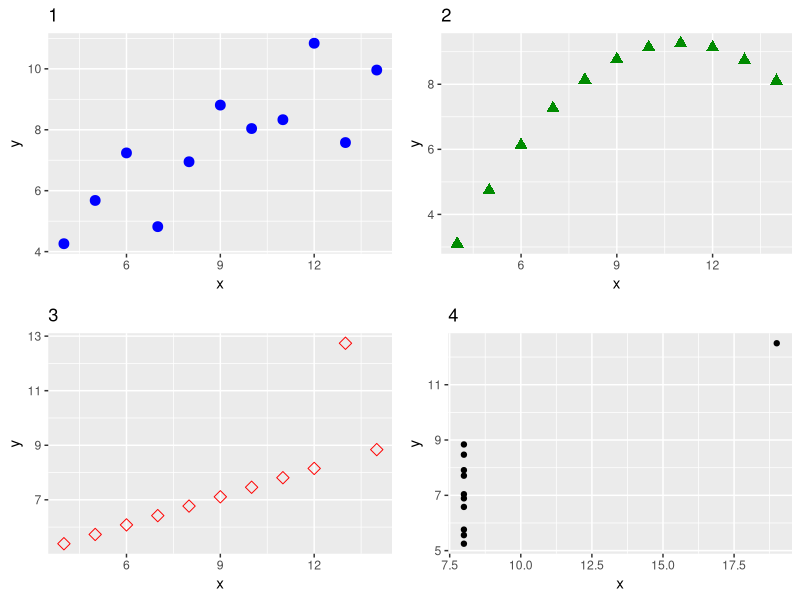
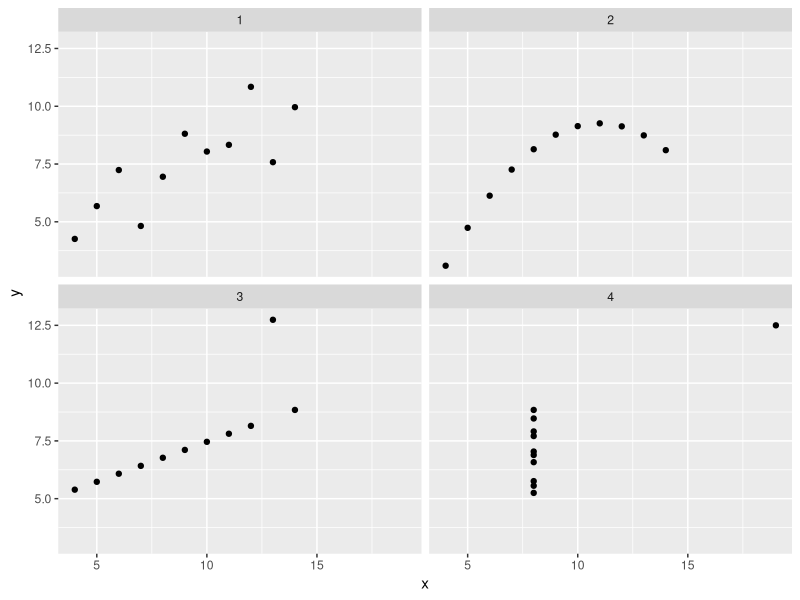

These charts were generated, in order, by the following R code: (Note: this script raises an error after producing the figures.)
# Param Singh - IS607 - Project 2 
require(ggplot2)
require(grid)
require(gridExtra)
# Data setup - I entered the data manually to prevent issues when the code was rerun or executed on rpubs, for larger data sets I would have loaded into a data frame from a csv file 
df1 <- data.frame( x = c(10.00, 8.00, 13.00, 9.00, 11.00, 14.00, 6.00, 4.00, 12.00, 7.00, 5.00), 
                   y = c(8.04, 6.95, 7.58, 8.81, 8.33, 9.96, 7.24, 4.26, 10.84, 4.82, 5.68) )

df2 <- data.frame( x = c(10.00, 8.00, 13.00, 9.00, 11.00, 14.00, 6.00, 4.00, 12.00, 7.00, 5.00), 
                   y = c(9.14, 8.14, 8.74, 8.77, 9.26, 8.10, 6.13, 3.10, 9.13, 7.26, 4.74) )

df3 <- data.frame( x = c(10.00, 8.00, 13.00, 9.00, 11.00, 14.00, 6.00, 4.00, 12.00, 7.00, 5.00), 
                   y = c(7.46, 6.77, 12.74, 7.11, 7.81, 8.84, 6.08, 5.39, 8.15, 6.42, 5.73) )

df4 <- data.frame( x = c(8.00, 8.00, 8.00, 8.00, 8.00, 8.00, 8.00, 19.00, 8.00, 8.00, 8.00), 
                   y = c(6.58, 5.76, 7.71, 8.84, 8.47, 7.04, 5.25, 12.50, 5.56, 7.91, 6.89) )

agg_df2 <- rbind(df1, df2, df3, df4)
agg_df2$grouping[1:11] <-  1
agg_df2$grouping[12:22] <-  2
agg_df2$grouping[23:33] <-  3
agg_df2$grouping[34:44] <-  4

p1 <- ggplot(df1, aes(x=x, y=y)) + geom_point(color='blue', size=3) + labs(title = '1')
p2 <- ggplot(df2, aes(x=x, y=y)) + geom_point(color ='green4', size=3, pch=17) + labs(title = '2')
p3 <- ggplot(df3, aes(x=x, y=y)) + geom_point(color='red', size=3, pch=23) + labs(title = '3')
p4 <- ggplot(df4, aes(x=x, y=y)) + geom_point() + labs(title = '4')
grid.arrange(p1, p2, p3, p4, ncol=2)

ggplot(agg_df2, aes(x=x, y=y)) + geom_point() + facet_wrap(~grouping)

#individual analysis
summary(df1)
lm(data=df1)
b1 <- ggplot(df1, aes(x=x, y=y)) + geom_boxplot(outlier.color = NULL, outlier.size=4) + labs(title = '1')

#Using 'grid' was keyto laying out different plot types next to each other
grid.arrange(p1 + geom_smooth(method="lm"), b1, ncol=2, main="First Group")

summary(df2)
lm(data=df2)
b2 <- ggplot(df2, aes(x=x, y=y)) + geom_boxplot(outlier.color = NULL, outlier.size=4) + labs(title = '2')
grid.arrange(p2 + geom_smooth(method="lm"), b2, ncol=2, main="Second Group")

# Special note -- Shapiro-Wilk tests for normality are not definitive 
# http://en.wikipedia.org/wiki/Shapiro–Wilk_test
shapiro.test(df2$x)
shapiro.test(df2$y)
# It's recommended to include a QQ plot with a Shapiro-Wilk
qqnorm(df2$y);qqline(df2$y, col = 2)
qqnorm(df2$x);qqline(df2$x, col = 2)

summary(df3)
lm(data=df3)
b3 <- ggplot(df3, aes(x=x, y=y)) + geom_boxplot(outlier.color = NULL, outlier.size=4) + labs(title = '3')
grid.arrange(p3 + geom_smooth(method="lm"), b3, ncol=2, main="Third Group")

summary(df4)
table(df4)
ggplot(df4, aes(x=x, y=y)) + geom_boxplot(outlier.color = NULL, outlier.size=4) + labs(title = '4')
#flipped scatter plot
ggplot(df4, aes(x=y, y=x)) + geom_point()

ggplot(df4, aes(x=x)) + geom_histogram(binwidth=.5)
chisq.test(df4$x)
ks.test(df4$x, "punif")




